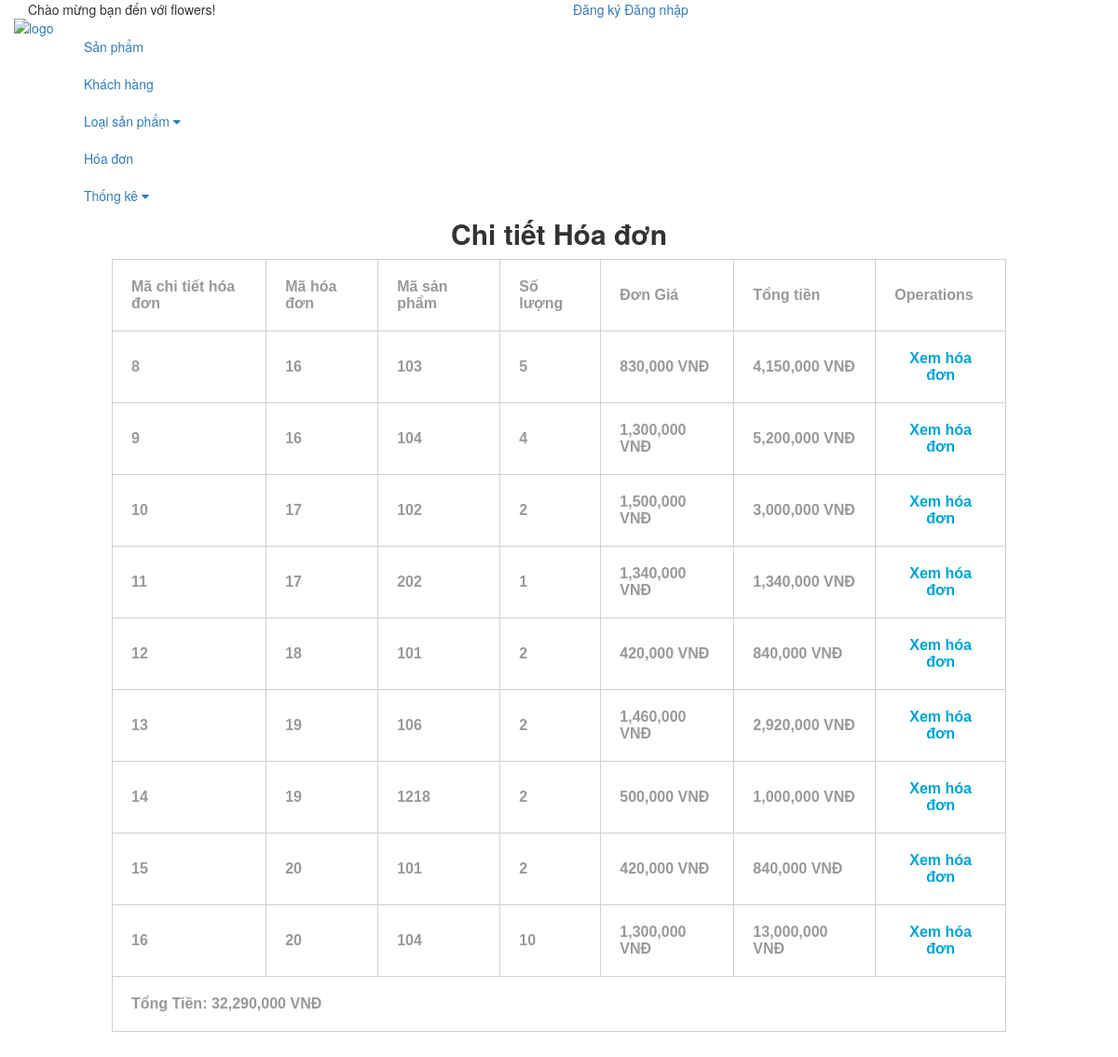
The page /admin/index.php?module=chitiet_hd on the database its author committed.
### tables this page shows
CREATE TABLE `chitiet_hd` (
  `ma_chitiet_hd` int(11) NOT NULL,
  `ma_hd` int(11) NOT NULL,
  `masanpham` int(11) NOT NULL,
  `so_luong` int(11) NOT NULL,
  `don_gia` int(11) NOT NULL,
  `gia` float NOT NULL
);

### admin/chuc_nang/module/cls_database.php (called while the page is built, shortened)
<?php
class clsdatabase
{
	public $conn=NULL;
	function clsdatabase(){
		try{
			$this->conn=new PDO("mysql:host=localhost;dbname=websitehoa","root","");
			$this->conn->exec("SET NAME UTF8");
		}
		catch(PDOException $ex){
			echo"<h3>".$ex->getMessage()."</h3>";
			die("<h3>Lỗi Kết Nối SQL</h3>");
		}
	}
	function thucthi($sql,$data=NULL){
		$this->pdo_stm=$this->conn->prepare($sql);
		$ketqua=FALSE;
		if($data!=NULL)
			$ketqua=$this->pdo_stm->execute($data);
		else
			$ketqua=$this->pdo_stm->execute();
		return $ketqua;
	}
}
?>

### admin/chuc_nang/module/cls_chitiet_hd.php (called while the page is built, shortened)
<?php
require_once("cls_database.php");
class clschitiet{
	public $db;
	function clschitiet(){
		$this->db=new clsdatabase();
	}
	function hienchitiet_hd(){
		$sql="select * from chitiet_hd";
		$ketqua=$this->db->thucthi($sql);
		if($ketqua=true)
			$this->data=$this->db->pdo_stm->fetchAll();
		return $ketqua;
	}
}
?>

### admin/chuc_nang/xuat_chitiet_hd.php (the view, shortened to what this page needs)
<center>
<div id="header">
	<div id="content">
    <label> Chi tiết Hóa đơn </label>
    </div>
</div>
<div id="body">
	<div id="content">
    <table align="center">
    <th>Mã chi tiết hóa đơn</th>
    <th>Mã hóa đơn</th>
    <th>Mã sản phẩm</th>
	<th>Số lượng</th>
    <th>Đơn Giá</th>
	<th>Tổng tiền</th>
	<th colspan="2">Operations</th>
    <?php
	$tong=0;
	require("module/cls_chitiet_hd.php");
	$chitiet=new clschitiet();
	$ketqua=$chitiet->hienchitiet_hd();
	if($ketqua){
		$rows=$chitiet->data;
		foreach($rows as $row)
		{
		?>
            <tr>
            <td><?php echo $row[0]; ?></td>
            <td><?php echo $row[1]; ?></td>
            <td><?php echo $row[2]; ?></td>
			<td><?php echo $row[3]; ?></td>
            <td><?php echo number_format($row[4],0.3); ?> VNĐ</td>
			<td><?php echo number_format($row[5],0.3); ?> VNĐ</td>
            <td align="center"><a href="index.php?module=hienthi_hd&vl=<?=$row[1]?>">Xem hóa đơn</a></td>
            </tr>
        <?php
		$tong+=$row[5];
		}
	}
	?>
	<tr>
	<th colspan="9">Tổng Tiền: <?= number_format($tong,0.3); ?> VNĐ</th>
	</tr>
    </table>
    </div>
</div>
</center>

### style.css (style rules this page uses)
* { margin:0; padding:0; }
body { font-family:'Roboto',sans-serif; }
table { width:80%; font-family:Tahoma, Geneva, sans-serif; font-weight:bolder; color:#999; margin-bottom:80px; }
table a { text-decoration:none; color:#00a2d1; }
table,td,th { border-collapse:collapse; border:solid #d0d0d0 1px; padding:20px; }
label { font-size:30px; }

### admin/index.php (style rules this page uses)
table { width:80%; font-family:Tahoma, Geneva, sans-serif; font-weight:bolder; color:#999; margin-bottom:80px; }
table a { text-decoration:none; color:#00a2d1; }
table,td,th { border-collapse:collapse; border:solid #d0d0d0 1px; padding:20px; }
label { font-size:30px; }

### rows shown on the page
chitiet_hd: ma_chitiet_hd "8", ma_hd "16", masanpham "103", so_luong "5", don_gia "830,000", gia "4,150,000"
chitiet_hd: ma_chitiet_hd "9", ma_hd "16", masanpham "104", so_luong "4", don_gia "1,300,000", gia "5,200,000"
chitiet_hd: ma_chitiet_hd "10", ma_hd "17", masanpham "102", so_luong "2", don_gia "1,500,000", gia "3,000,000"
chitiet_hd: ma_chitiet_hd "11", ma_hd "17", masanpham "202", so_luong "1", don_gia "1,340,000", gia "1,340,000"
chitiet_hd: ma_chitiet_hd "12", ma_hd "18", masanpham "101", so_luong "2", don_gia "420,000", gia "840,000"
chitiet_hd: ma_chitiet_hd "13", ma_hd "19", masanpham "106", so_luong "2", don_gia "1,460,000", gia "2,920,000"
chitiet_hd: ma_chitiet_hd "14", ma_hd "19", masanpham "1218", so_luong "2", don_gia "500,000", gia "1,000,000"
chitiet_hd: ma_chitiet_hd "15", ma_hd "20", masanpham "101", so_luong "2", don_gia "420,000", gia "840,000"
chitiet_hd: ma_chitiet_hd "16", ma_hd "20", masanpham "104", so_luong "10", don_gia "1,300,000", gia "13,000,000"

### other values the page prints
$tong "32,290,000"
